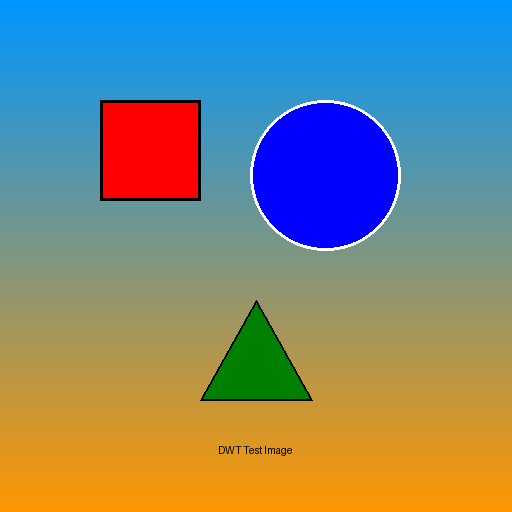
#> input picture python_scripts/test_images/test_sample.png, 512 x 512 px
$ python embed_watermark.py test_images/test_sample.png out.png test_images/test_sample.png
#> lines starting #> are read from the running program, lines starting #| are printed output that depends on the picture
"""
DWT Watermark Embedder
This script embeds an image watermark into an image using Discrete Wavelet Transform (DWT)
"""

import sys
import os
import numpy as np
import pywt
from PIL import Image
import json


def image_to_pattern(watermark_image_path, target_shape):
    """
    Convert watermark image to a pattern for embedding

    Args:
        watermark_image_path: Path to watermark image
        target_shape: Target shape for the pattern

    Returns:
        numpy array: Pattern generated from image
 I   """
    # Load watermark image
    wm_img = Image.open(watermark_image_path).convert('L')  # Convert to grayscale

    # Resize to match target shape
    wm_img = wm_img.resize((target_shape[1], target_shape[0]), Image.LANCZOS)

    # Convert to numpy array and normalize to [-1, 1]
    wm_array = np.array(wm_img, dtype=np.float64)
    wm_array = (wm_array / 255.0) * 2 - 1

    return wm_array


def embed_watermark(image_path, output_path, watermark_image_path):
    """
    Embed an image watermark into an image using DWT

    Args:
        image_path: Path to the input image
        output_path: Path to save the watermarked image
        watermark_image_path: Path to the watermark image

    Returns:
        dict: Result with success status and message
    """
#> called with image_path = 'test_images/test_sample.png', output_path = 'out.png', watermark_image_path = 'test_images/test_sample.png'
    try:
        # Validate watermark image path
        if not watermark_image_path or not os.path.exists(watermark_image_path):
            return {
                'success': False,
                'message': 'Watermark image path is required and must exist'
            }

        # Load image
        img = Image.open(image_path)
#> img is the input picture: PIL image 512x512 RGB; mean R, G, B 123.9, 134.4, 125.5
        img_array = np.array(img.convert('RGB'))

        # Convert to float
        img_array = img_array.astype(np.float64)

        # Process each color channel
        watermarked = np.zeros_like(img_array)

        for i in range(3):  # RGB channels
            channel = img_array[:, :, i]
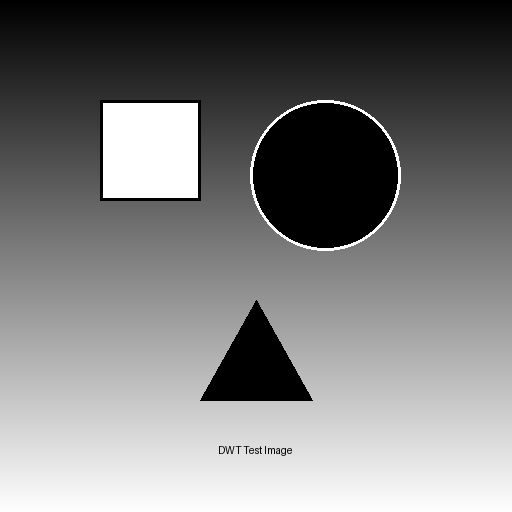
#> channel: shape (512, 512) float64; min 0, max 255, mean 123.9

            # Apply 2D DWT
            coeffs2 = pywt.dwt2(channel, 'haar')
            LL, (LH, HL, HH) = coeffs2
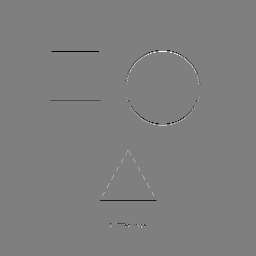
#> LH: shape (256, 256) float64; min -255, max 255, mean -0.8; drawn with min black and max white

            # Generate watermark patterns for each sub-band
            # Using different strengths optimized for each sub-band
            ll_pattern = image_to_pattern(watermark_image_path, LL.shape)
#> in image_to_pattern, `wm_img = Image.open(watermark_image_path).convert('L')`:
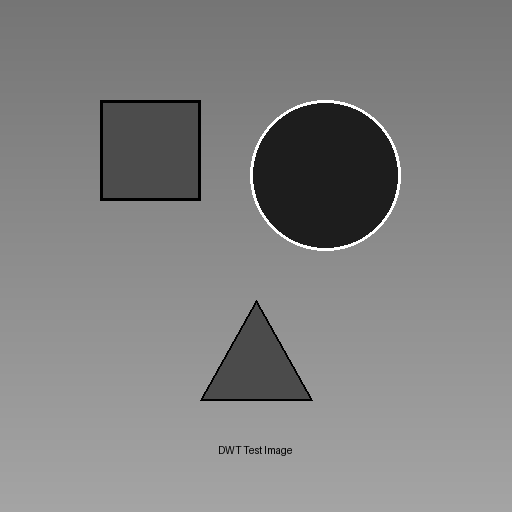
#> wm_img: PIL image 512x512 L; min 0, max 255, mean 130.2
            lh_pattern = image_to_pattern(watermark_image_path, LH.shape)
            hl_pattern = image_to_pattern(watermark_image_path, HL.shape)

            # Embed watermark in multiple sub-bands for robustness
            # LL: Lower strength (1.5) - most visible but most robust
            # LH: Medium strength (6.0) - horizontal details
            # HL: Medium strength (6.0) - vertical details
            # HH: Not used - too fragile to compression
            ll_strength = 1.5
            lh_strength = 6.0
            hl_strength = 6.0

            LL_watermarked = LL + (ll_pattern * ll_strength)
            LH_watermarked = LH + (lh_pattern * lh_strength)
            HL_watermarked = HL + (hl_pattern * hl_strength)

            # Reconstruct image with watermarked sub-bands
            coeffs2_watermarked = LL_watermarked, (LH_watermarked, HL_watermarked, HH)
            reconstructed = pywt.idwt2(coeffs2_watermarked, 'haar')

            # Handle dimension mismatch due to DWT
            if reconstructed.shape != channel.shape:
                # Crop or pad to match original dimensions
                min_h = min(reconstructed.shape[0], channel.shape[0])
                min_w = min(reconstructed.shape[1], channel.shape[1])
                watermarked[:min_h, :min_w, i] = reconstructed[:min_h, :min_w]
            else:
                watermarked[:, :, i] = reconstructed
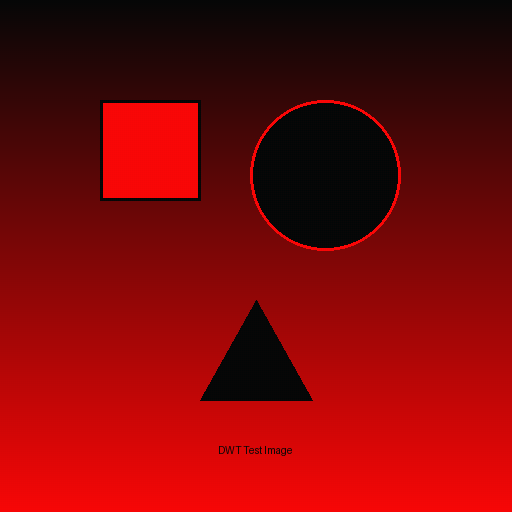
#> watermarked: shape (512, 512, 3) float64; mean of channels 0, 1, 2 123.9, 0, 0; drawn with min black and max white

        # Convert back to uint8
        watermarked = np.clip(watermarked, 0, 255).astype(np.uint8)

        # Save watermarked image
        result_img = Image.fromarray(watermarked)
        result_img.save(output_path, quality=95)

        return {
            'success': True,
            'message': 'Image watermark embedded successfully',
            'output_path': output_path,
            'watermark_type': 'image',
            'watermark_data': os.path.basename(watermark_image_path),
            'watermark_signature': None
        }

    except Exception as e:
        return {
            'success': False,
            'message': f'Error embedding watermark: {str(e)}'
        }


if __name__ == "__main__":
    if len(sys.argv) < 4:
        print(json.dumps({
            'success': False,
            'message': 'Usage: python embed_watermark.py <input_image> <output_image> <watermark_image>'
        }))
        sys.exit(1)

    input_path = sys.argv[1]
    output_path = sys.argv[2]
    watermark_image = sys.argv[3]

    result = embed_watermark(input_path, output_path, watermark_image)
    print(json.dumps(result))
